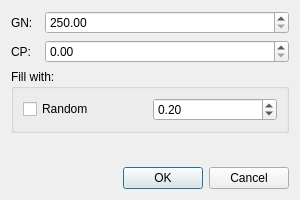
<?xml version="1.0" encoding="UTF-8"?>
<ui version="4.0">
 <class>SettingsDialog</class>
 <widget class="QDialog" name="SettingsDialog">
  <property name="geometry">
   <rect>
    <x>0</x>
    <y>0</y>
    <width>300</width>
    <height>200</height>
   </rect>
  </property>
  <property name="windowTitle">
   <string>Dialog</string>
  </property>
  <layout class="QGridLayout" name="gridLayout">
   <item row="4" column="2">
    <widget class="QDialogButtonBox" name="buttonBox">
     <property name="orientation">
      <enum>Qt::Horizontal</enum>
     </property>
     <property name="standardButtons">
      <set>QDialogButtonBox::Cancel|QDialogButtonBox::Ok</set>
     </property>
    </widget>
   </item>
   <item row="1" column="0">
    <widget class="QLabel" name="label_2">
     <property name="text">
      <string>CP:</string>
     </property>
    </widget>
   </item>
   <item row="1" column="2">
    <widget class="QDoubleSpinBox" name="cpSpinBox">
     <property name="maximum">
      <double>1000.000000000000000</double>
     </property>
     <property name="singleStep">
      <double>0.500000000000000</double>
     </property>
    </widget>
   </item>
   <item row="0" column="0">
    <widget class="QLabel" name="label">
     <property name="text">
      <string>GN:</string>
     </property>
    </widget>
   </item>
   <item row="0" column="2">
    <widget class="QDoubleSpinBox" name="gnSpinBox">
     <property name="minimum">
      <double>250.000000000000000</double>
     </property>
     <property name="maximum">
      <double>1000.000000000000000</double>
     </property>
    </widget>
   </item>
   <item row="2" column="0" colspan="3">
    <widget class="QGroupBox" name="groupBox">
     <property name="title">
      <string>Fill with:</string>
     </property>
     <layout class="QHBoxLayout" name="horizontalLayout">
      <item>
       <widget class="QCheckBox" name="checkBox">
        <property name="text">
         <string>Random</string>
        </property>
        <property name="checked">
         <bool>false</bool>
        </property>
       </widget>
      </item>
      <item>
       <widget class="QDoubleSpinBox" name="fillSpinBox">
        <property name="maximum">
         <double>1.000000000000000</double>
        </property>
        <property name="singleStep">
         <double>0.050000000000000</double>
        </property>
        <property name="value">
         <double>0.200000000000000</double>
        </property>
       </widget>
      </item>
     </layout>
    </widget>
   </item>
   <item row="3" column="2">
    <spacer name="verticalSpacer">
     <property name="orientation">
      <enum>Qt::Vertical</enum>
     </property>
     <property name="sizeHint" stdset="0">
      <size>
       <width>20</width>
       <height>40</height>
      </size>
     </property>
    </spacer>
   </item>
  </layout>
 </widget>
 <resources/>
 <connections>
  <connection>
   <sender>buttonBox</sender>
   <signal>accepted()</signal>
   <receiver>SettingsDialog</receiver>
   <slot>accept()</slot>
   <hints>
    <hint type="sourcelabel">
     <x>248</x>
     <y>254</y>
    </hint>
    <hint type="destinationlabel">
     <x>157</x>
     <y>274</y>
    </hint>
   </hints>
  </connection>
  <connection>
   <sender>buttonBox</sender>
   <signal>rejected()</signal>
   <receiver>SettingsDialog</receiver>
   <slot>reject()</slot>
   <hints>
    <hint type="sourcelabel">
     <x>316</x>
     <y>260</y>
    </hint>
    <hint type="destinationlabel">
     <x>286</x>
     <y>274</y>
    </hint>
   </hints>
  </connection>
 </connections>
</ui>
